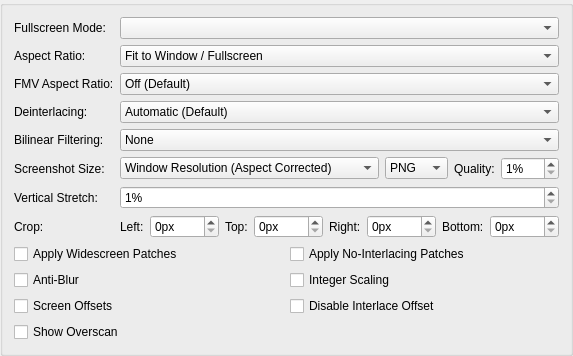
     <widget class="QGroupBox" name="gameDisplayTab">
      <attribute name="title">
       <string>Display</string>
      </attribute>
      <layout class="QFormLayout" name="formLayout_7">
       <item row="0" column="0">
        <widget class="QLabel" name="fsModeLabel">
         <property name="text">
          <string>Fullscreen Mode:</string>
         </property>
        </widget>
       </item>
       <item row="0" column="1">
        <widget class="QComboBox" name="fullscreenModes"/>
       </item>
       <item row="1" column="0">
        <widget class="QLabel" name="aspectRatioLabel">
         <property name="text">
          <string>Aspect Ratio:</string>
         </property>
        </widget>
       </item>
       <item row="1" column="1">
        <widget class="QComboBox" name="aspectRatio">
         <item>
          <property name="text">
           <string>Fit to Window / Fullscreen</string>
          </property>
         </item>
         <item>
          <property name="text">
           <string>Auto Standard (4:3 Interlaced / 3:2 Progressive)</string>
          </property>
         </item>
         <item>
          <property name="text">
           <string>Standard (4:3)</string>
          </property>
         </item>
         <item>
          <property name="text">
           <string>Widescreen (16:9)</string>
          </property>
         </item>
        </widget>
       </item>
       <item row="2" column="0">
        <widget class="QLabel" name="fmvAspectRatioLabel">
         <property name="text">
          <string>FMV Aspect Ratio:</string>
         </property>
        </widget>
       </item>
       <item row="2" column="1">
        <widget class="QComboBox" name="fmvAspectRatio">
         <item>
          <property name="text">
           <string>Off (Default)</string>
          </property>
         </item>
         <item>
          <property name="text">
           <string>Auto Standard (4:3 Interlaced / 3:2 Progressive)</string>
          </property>
         </item>
         <item>
          <property name="text">
           <string>Standard (4:3)</string>
          </property>
         </item>
         <item>
          <property name="text">
           <string>Widescreen (16:9)</string>
          </property>
         </item>
        </widget>
       </item>
       <item row="3" column="0">
        <widget class="QLabel" name="interlacingLabel">
         <property name="text">
          <string>Deinterlacing:</string>
         </property>
        </widget>
       </item>
       <item row="3" column="1">
        <widget class="QComboBox" name="interlacing">
         <item>
          <property name="text">
           <string>Automatic (Default)</string>
          </property>
         </item>
         <item>
          <property name="text">
           <string>No Deinterlacing</string>
          </property>
         </item>
         <item>
          <property name="text">
           <string extracomment="Weave: deinterlacing method that can be translated or left as-is in English. Sawtooth: refers to the jagged effect weave deinterlacing has on motion.">Weave (Top Field First, Sawtooth)</string>
          </property>
         </item>
         <item>
          <property name="text">
           <string extracomment="Weave: deinterlacing method that can be translated or left as-is in English. Sawtooth: refers to the jagged effect weave deinterlacing has on motion.">Weave (Bottom Field First, Sawtooth)</string>
          </property>
         </item>
         <item>
          <property name="text">
           <string extracomment="Bob: deinterlacing method that refers to the way it makes video look like it's bobbing up and down.">Bob (Top Field First, Full Frames)</string>
          </property>
         </item>
         <item>
          <property name="text">
           <string extracomment="Bob: deinterlacing method that refers to the way it makes video look like it's bobbing up and down.">Bob (Bottom Field First, Full Frames)</string>
          </property>
         </item>
         <item>
          <property name="text">
           <string extracomment="Blend: deinterlacing method that blends the colors of the two frames, can be translated or left as-is in English.">Blend (Top Field First, Merge 2 Fields)</string>
          </property>
         </item>
         <item>
          <property name="text">
           <string extracomment="Blend: deinterlacing method that blends the colors of the two frames, can be translated or left as-is in English.">Blend (Bottom Field First, Merge 2 Fields)</string>
          </property>
         </item>
         <item>
          <property name="text">
           <string extracomment="Adaptive: deinterlacing method that should be translated.">Adaptive (Top Field First, Similar to Bob + Weave)</string>
          </property>
         </item>
         <item>
          <property name="text">
           <string extracomment="Adaptive: deinterlacing method that should be translated.">Adaptive (Bottom Field First, Similar to Bob + Weave)</string>
          </property>
         </item>
        </widget>
       </item>
       <item row="4" column="0">
        <widget class="QLabel" name="billinearLabel">
         <property name="text">
          <string>Bilinear Filtering:</string>
         </property>
        </widget>
       </item>
       <item row="4" column="1">
        <widget class="QComboBox" name="bilinearFiltering">
         <item>
          <property name="text">
           <string>None</string>
          </property>
         </item>
         <item>
          <property name="text">
           <string extracomment="Smooth: Refers to the texture clarity.">Bilinear (Smooth)</string>
          </property>
         </item>
         <item>
          <property name="text">
           <string extracomment="Sharp: Refers to the texture clarity.">Bilinear (Sharp)</string>
          </property>
         </item>
        </widget>
       </item>
       <item row="5" column="0">
        <widget class="QLabel" name="screenshotSizeLabel">
         <property name="text">
          <string>Screenshot Size:</string>
         </property>
        </widget>
       </item>
       <item row="5" column="1">
        <layout class="QHBoxLayout" name="screenshotLayout" stretch="1,0,0,0">
         <item>
          <widget class="QComboBox" name="screenshotSize">
           <item>
            <property name="text">
             <string>Window Resolution (Aspect Corrected)</string>
            </property>
           </item>
           <item>
            <property name="text">
             <string>Internal Resolution (Aspect Corrected)</string>
            </property>
           </item>
           <item>
            <property name="text">
             <string>Internal Resolution (No Aspect Correction)</string>
            </property>
           </item>
          </widget>
         </item>
         <item>
          <widget class="QComboBox" name="screenshotFormat">
           <item>
            <property name="text">
             <string>PNG</string>
            </property>
           </item>
           <item>
            <property name="text">
             <string>JPEG</string>
            </property>
           </item>
           <item>
            <property name="text">
             <string>WebP</string>
            </property>
           </item>
          </widget>
         </item>
         <item>
          <widget class="QLabel" name="screenshotQualityLabel">
           <property name="text">
            <string>Quality:</string>
           </property>
          </widget>
         </item>
         <item>
          <widget class="QSpinBox" name="screenshotQuality">
           <property name="suffix">
            <string>%</string>
           </property>
           <property name="minimum">
            <number>1</number>
           </property>
           <property name="maximum">
            <number>100</number>
           </property>
          </widget>
         </item>
        </layout>
       </item>
       <item row="6" column="0">
        <widget class="QLabel" name="verticalStretchLabel">
         <property name="text">
          <string>Vertical Stretch:</string>
         </property>
        </widget>
       </item>
       <item row="6" column="1">
        <widget class="QSpinBox" name="stretchY">
         <property name="suffix">
          <string extracomment="Percentage sign that shows next to a value. You might want to add a space before if your language requires it.">%</string>
         </property>
         <property name="minimum">
          <number>1</number>
         </property>
         <property name="maximum">
          <number>300</number>
         </property>
        </widget>
       </item>
       <item row="7" column="0">
        <widget class="QLabel" name="cropLabel">
         <property name="text">
          <string>Crop:</string>
         </property>
        </widget>
       </item>
       <item row="7" column="1">
        <layout class="QHBoxLayout" name="cropLayout" stretch="0,1,0,1,0,1,0,1">
         <item>
          <widget class="QLabel" name="cropLeftLabel">
           <property name="text">
            <string extracomment="Warning: short space constraints. Abbreviate if necessary.">Left:</string>
           </property>
          </widget>
         </item>
         <item>
          <widget class="QSpinBox" name="cropLeft">
           <property name="suffix">
            <string>px</string>
           </property>
           <property name="maximum">
            <number>1000</number>
           </property>
          </widget>
         </item>
         <item>
          <widget class="QLabel" name="cropTopLabel">
           <property name="text">
            <string extracomment="Warning: short space constraints. Abbreviate if necessary.">Top:</string>
           </property>
          </widget>
         </item>
         <item>
          <widget class="QSpinBox" name="cropTop">
           <property name="suffix">
            <string>px</string>
           </property>
           <property name="maximum">
            <number>1000</number>
           </property>
          </widget>
         </item>
         <item>
          <widget class="QLabel" name="cropRightLabel">
           <property name="text">
            <string extracomment="Warning: short space constraints. Abbreviate if necessary.">Right:</string>
           </property>
          </widget>
         </item>
         <item>
          <widget class="QSpinBox" name="cropRight">
           <property name="suffix">
            <string>px</string>
           </property>
           <property name="maximum">
            <number>1000</number>
           </property>
          </widget>
         </item>
         <item>
          <widget class="QLabel" name="cropBottomLabel">
           <property name="text">
            <string extracomment="Warning: short space constraints. Abbreviate if necessary.">Bottom:</string>
           </property>
          </widget>
         </item>
         <item>
          <widget class="QSpinBox" name="cropBottom">
           <property name="suffix">
            <string>px</string>
           </property>
           <property name="maximum">
            <number>1000</number>
           </property>
          </widget>
         </item>
        </layout>
       </item>
       <item row="8" column="0" colspan="2">
        <layout class="QGridLayout" name="displayGridLayout">
         <item row="1" column="1">
          <widget class="QCheckBox" name="integerScaling">
           <property name="text">
            <string>Integer Scaling</string>
           </property>
          </widget>
         </item>
         <item row="0" column="0">
          <widget class="QCheckBox" name="widescreenPatches">
           <property name="text">
            <string>Apply Widescreen Patches</string>
           </property>
          </widget>
         </item>
         <item row="0" column="1">
          <widget class="QCheckBox" name="noInterlacingPatches">
           <property name="text">
            <string>Apply No-Interlacing Patches</string>
           </property>
          </widget>
         </item>
         <item row="1" column="0">
          <widget class="QCheckBox" name="PCRTCAntiBlur">
           <property name="text">
            <string>Anti-Blur</string>
           </property>
           <property name="shortcut">
            <string>Ctrl+S</string>
           </property>
          </widget>
         </item>
         <item row="2" column="1">
          <widget class="QCheckBox" name="DisableInterlaceOffset">
           <property name="text">
            <string>Disable Interlace Offset</string>
           </property>
          </widget>
         </item>
         <item row="2" column="0">
          <widget class="QCheckBox" name="PCRTCOffsets">
           <property name="text">
            <string>Screen Offsets</string>
           </property>
          </widget>
         </item>
         <item row="3" column="0">
          <widget class="QCheckBox" name="PCRTCOverscan">
           <property name="text">
            <string>Show Overscan</string>
           </property>
          </widget>
         </item>
        </layout>
       </item>
      </layout>
     </widget>
